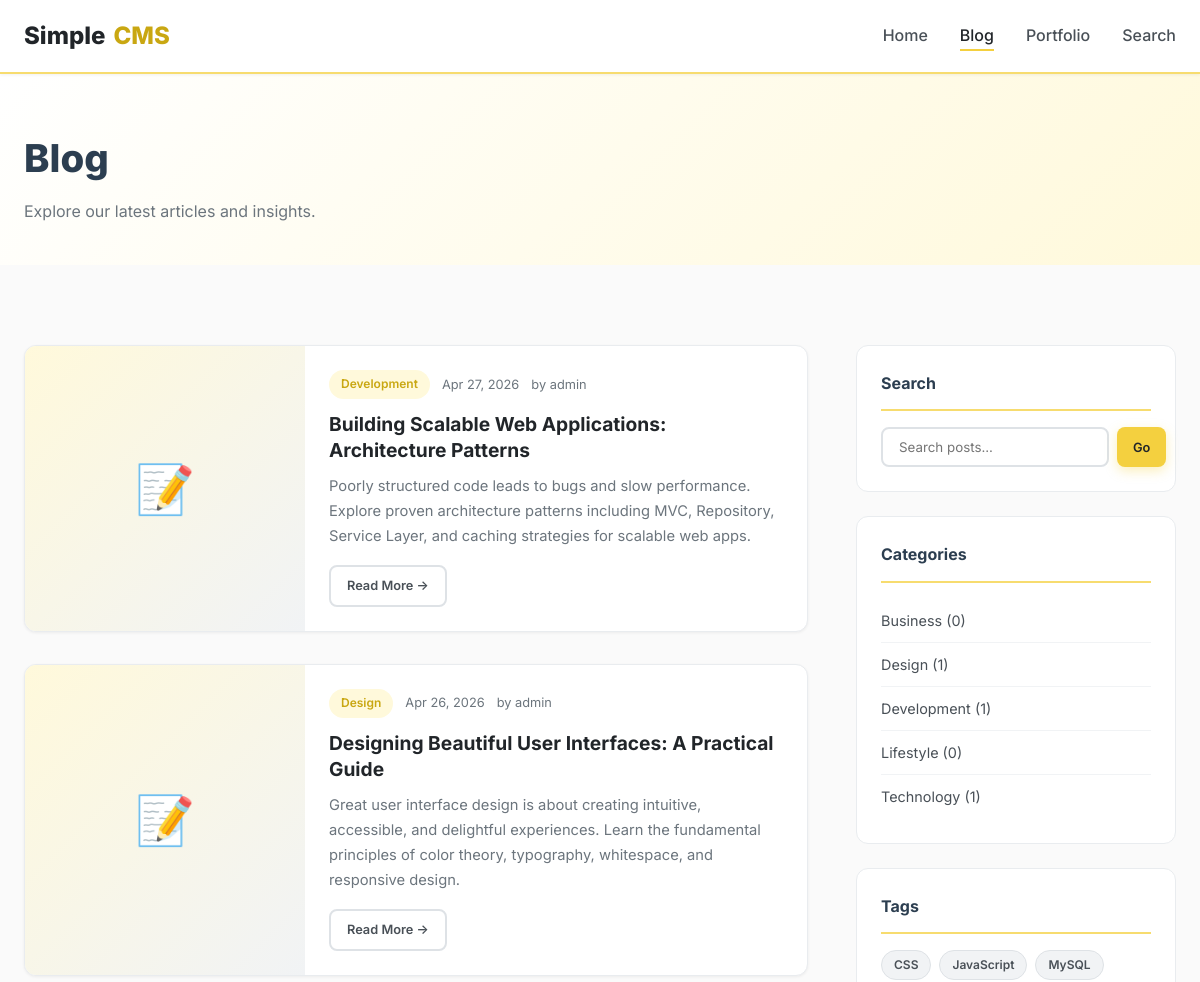
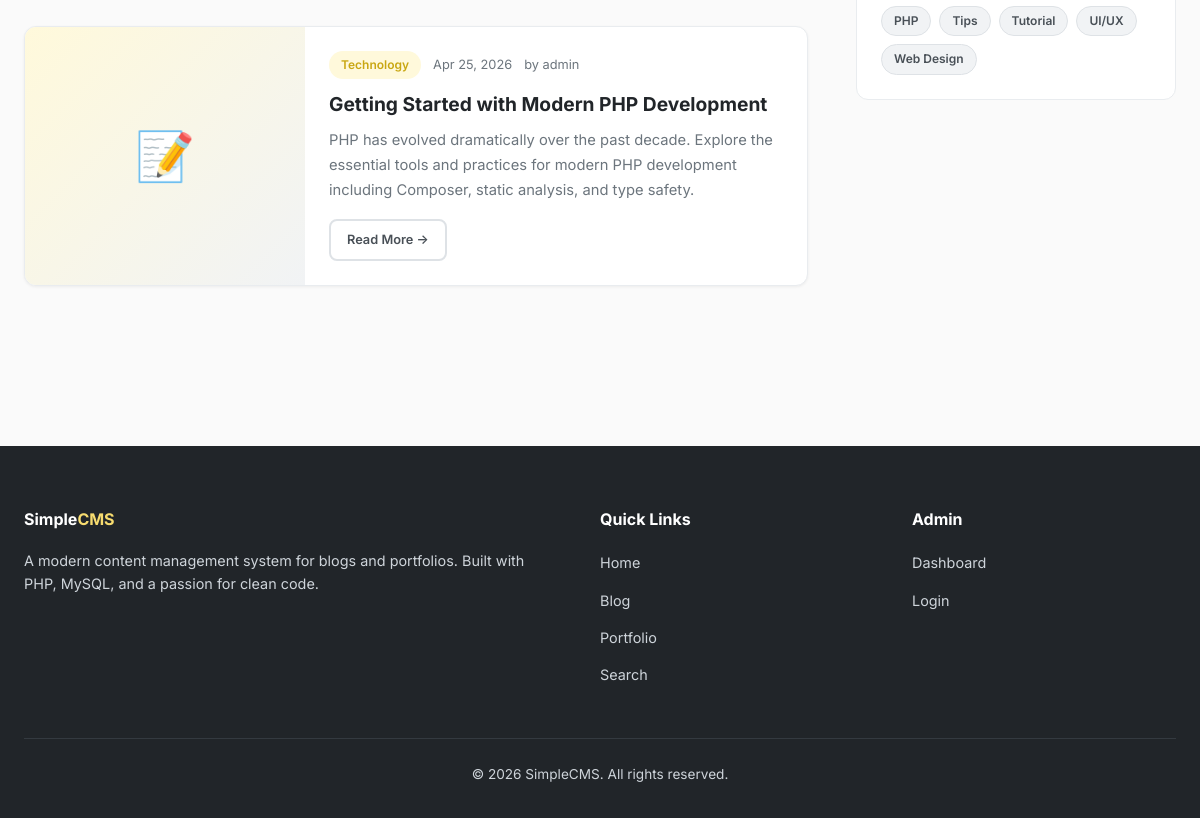
Screenshot of /blog.php with the database file from the repository (2 pictures, top to bottom).
### tables this page shows
CREATE TABLE IF NOT EXISTS `blog_posts` (
    `id` INT UNSIGNED AUTO_INCREMENT PRIMARY KEY,
    `title` VARCHAR(255) NOT NULL,
    `slug` VARCHAR(280) NOT NULL UNIQUE,
    `content` LONGTEXT NOT NULL,
    `excerpt` TEXT NULL,
    `featured_image` VARCHAR(255) NULL,
    `category_id` INT UNSIGNED NULL,
    `author_id` INT UNSIGNED NOT NULL,
    `status` ENUM('draft','published') NOT NULL DEFAULT 'draft',
    `created_at` DATETIME NOT NULL DEFAULT CURRENT_TIMESTAMP,
    `updated_at` DATETIME NOT NULL DEFAULT CURRENT_TIMESTAMP ON UPDATE CURRENT_TIMESTAMP,
    INDEX `idx_status` (`status`),
    INDEX `idx_category` (`category_id`),
    INDEX `idx_author` (`author_id`),
    INDEX `idx_created` (`created_at`),
    CONSTRAINT `fk_post_category` FOREIGN KEY (`category_id`) REFERENCES `categories`(`id`) ON DELETE SET NULL,
    CONSTRAINT `fk_post_author` FOREIGN KEY (`author_id`) REFERENCES `users`(`id`) ON DELETE CASCADE
);

CREATE TABLE IF NOT EXISTS `categories` (
    `id` INT UNSIGNED AUTO_INCREMENT PRIMARY KEY,
    `name` VARCHAR(100) NOT NULL,
    `slug` VARCHAR(120) NOT NULL UNIQUE
);

CREATE TABLE IF NOT EXISTS `users` (
    `id` INT UNSIGNED AUTO_INCREMENT PRIMARY KEY,
    `username` VARCHAR(50) NOT NULL UNIQUE,
    `password` VARCHAR(255) NOT NULL,
    `email` VARCHAR(100) NOT NULL UNIQUE,
    `created_at` DATETIME NOT NULL DEFAULT CURRENT_TIMESTAMP
);

CREATE TABLE IF NOT EXISTS `tags` (
    `id` INT UNSIGNED AUTO_INCREMENT PRIMARY KEY,
    `name` VARCHAR(100) NOT NULL,
    `slug` VARCHAR(120) NOT NULL UNIQUE
);

### includes/functions.php (called while the page is built, shortened)
<?php
function sanitize($str) {
    return htmlspecialchars($str, ENT_QUOTES, 'UTF-8');
}
function getPagination($total, $perPage, $currentPage) {
    $totalPages = max(1, ceil($total / $perPage));
    $currentPage = max(1, min($currentPage, $totalPages));
    $offset = ($currentPage - 1) * $perPage;
    return [
        'total' => $total,
        'per_page' => $perPage,
        'current_page' => $currentPage,
        'total_pages' => $totalPages,
        'offset' => $offset
    ];
}
function formatDate($date, $format = 'M j, Y') {
    return date($format, strtotime($date));
}

### blog.php (the view, shortened to what this page needs)
<?php
require_once __DIR__ . '/includes/config.php';
require_once __DIR__ . '/includes/functions.php';
$catSlug = $_GET['category'] ?? '';
$tagSlug = $_GET['tag'] ?? '';
$where = "WHERE bp.status = 'published'";
$params = [];
$types = '';
$countSql = "SELECT COUNT(*) as c FROM blog_posts bp LEFT JOIN categories c ON bp.category_id = c.id $where";
if ($types) {
    $stmt = mysqli_prepare($conn, $countSql);
    mysqli_stmt_bind_param($stmt, $types, ...$params);
    mysqli_stmt_execute($stmt);
    $total = mysqli_fetch_assoc(mysqli_stmt_get_result($stmt))['c'];
    mysqli_stmt_close($stmt);
} else {
    $total = mysqli_fetch_assoc(mysqli_query($conn, $countSql))['c'];
}
$page = max(1, intval($_GET['page'] ?? 1));
$pagination = getPagination($total, POSTS_PER_PAGE, $page);
$sql = "SELECT bp.*, c.name as category_name, c.slug as category_slug, u.username as author_name
        FROM blog_posts bp
        LEFT JOIN categories c ON bp.category_id = c.id
        LEFT JOIN users u ON bp.author_id = u.id
        $where
        ORDER BY bp.created_at DESC
        LIMIT {$pagination['per_page']} OFFSET {$pagination['offset']}";
if ($types) {
    $stmt = mysqli_prepare($conn, $sql);
    mysqli_stmt_bind_param($stmt, $types, ...$params);
    mysqli_stmt_execute($stmt);
    $posts = mysqli_stmt_get_result($stmt);
} else {
    $posts = mysqli_query($conn, $sql);
}
$categories = mysqli_query($conn, "SELECT c.*, (SELECT COUNT(*) FROM blog_posts WHERE category_id = c.id AND status='published') as post_count FROM categories c ORDER BY name");
$tags = mysqli_query($conn, "SELECT * FROM tags ORDER BY name");
require_once __DIR__ . '/includes/header.php';
?>
<section class="post-hero">
    <div class="container">
        <h1>Blog</h1>
        <p style="color:var(--text-light);margin-top:8px">
            <?php if ($catSlug): ?>Posts in category: <strong><?= sanitize($catSlug) ?></strong>
            <?php elseif ($tagSlug): ?>Posts tagged: <strong><?= sanitize($tagSlug) ?></strong>
            <?php else: ?>Explore our latest articles and insights.<?php endif; ?>
        </p>
    </div>
</section>
<section class="section">
    <div class="container">
        <div class="blog-layout">
            <div>
                <div class="card-grid" style="grid-template-columns:1fr">
                <?php while ($post = mysqli_fetch_assoc($posts)): ?>
                    <article class="card" style="display:grid;grid-template-columns:280px 1fr">
                        <?php if ($post['featured_image']): ?>
                            <img src="<?= UPLOAD_URL . $post['featured_image'] ?>" alt="<?= sanitize($post['title']) ?>" style="width:100%;height:100%;object-fit:cover">
                        <?php else: ?>
                            <div style="display:flex;align-items:center;justify-content:center;background:linear-gradient(135deg,var(--lemon-light),var(--gray-100));font-size:3rem;min-height:200px">📝</div>
                        <?php endif; ?>
                        <div class="card-body">
                            <div class="card-meta">
                                <span class="badge badge-lemon"><?= sanitize($post['category_name'] ?? 'Uncategorized') ?></span>
                                <span><?= formatDate($post['created_at']) ?></span>
                                <span>by <?= sanitize($post['author_name']) ?></span>
                            </div>
                            <h3><a href="<?= SITE_URL ?>/post.php?slug=<?= urlencode($post['slug']) ?>"><?= sanitize($post['title']) ?></a></h3>
                            <p><?= sanitize($post['excerpt'] ?: truncateText($post['content'], 200)) ?></p>
                            <a href="<?= SITE_URL ?>/post.php?slug=<?= urlencode($post['slug']) ?>" class="btn btn-outline btn-sm">Read More →</a>
                        </div>
                    </article>
                <?php endwhile; ?>
                </div>
            </div>
            <aside>
                <div class="sidebar-widget">
                    <h4>Search</h4>
                    <form action="<?= SITE_URL ?>/search.php" method="GET" class="search-form">
                        <input type="text" name="q" placeholder="Search posts..." required>
                        <button type="submit" class="btn btn-primary btn-sm">Go</button>
                    </form>
                </div>
                <div class="sidebar-widget">
                    <h4>Categories</h4>
                    <ul>
                    <?php while ($cat = mysqli_fetch_assoc($categories)): ?>
                        <li><a href="<?= SITE_URL ?>/blog.php?category=<?= urlencode($cat['slug']) ?>"><?= sanitize($cat['name']) ?> (<?= $cat['post_count'] ?>)</a></li>
                    <?php endwhile; ?>
                    </ul>
                </div>
                <div class="sidebar-widget">
                    <h4>Tags</h4>
                    <div class="tag-cloud">
                    <?php while ($tag = mysqli_fetch_assoc($tags)): ?>
                        <a href="<?= SITE_URL ?>/blog.php?tag=<?= urlencode($tag['slug']) ?>" class="badge badge-tech"><?= sanitize($tag['name']) ?></a>
                    <?php endwhile; ?>
                    </div>
                </div>
            </aside>
        </div>
    </div>
</section>
<?php require_once __DIR__ . '/includes/footer.php'; ?>

### includes/header.php (shortened to what this page needs)
<!DOCTYPE html>
<html lang="en">
<head>
    <link rel="stylesheet" href="<?= SITE_URL ?>/public/css/style.css">
</head>
<body>
<nav class="navbar">
    <div class="container">
        <a href="<?= SITE_URL ?>/" class="navbar-brand">Simple<span>CMS</span></a>
        <ul class="nav-links">
            <li><a href="<?= SITE_URL ?>/" <?= basename($_SERVER['PHP_SELF']) === 'index.php' && !isset($_GET['slug']) ? 'class="active"' : '' ?>>Home</a></li>
            <li><a href="<?= SITE_URL ?>/blog.php" <?= basename($_SERVER['PHP_SELF']) === 'blog.php' ? 'class="active"' : '' ?>>Blog</a></li>
            <li><a href="<?= SITE_URL ?>/portfolio.php" <?= basename($_SERVER['PHP_SELF']) === 'portfolio.php' ? 'class="active"' : '' ?>>Portfolio</a></li>
            <li><a href="<?= SITE_URL ?>/search.php" <?= basename($_SERVER['PHP_SELF']) === 'search.php' ? 'class="active"' : '' ?>>Search</a></li>
        </ul>
    </div>
</nav>

### includes/footer.php (shortened to what this page needs)
<footer class="site-footer">
    <div class="container">
        <div class="footer-grid">
            <div class="footer-col">
                <h4>Simple<span style="color:var(--lemon)">CMS</span></h4>
                <p style="margin-top:10px;font-size:.9rem;line-height:1.6">A modern content management system for blogs and portfolios. Built with PHP, MySQL, and a passion for clean code.</p>
            </div>
            <div class="footer-col">
                <h4>Quick Links</h4>
                <ul>
                    <li><a href="<?= SITE_URL ?>/">Home</a></li>
                    <li><a href="<?= SITE_URL ?>/blog.php">Blog</a></li>
                    <li><a href="<?= SITE_URL ?>/portfolio.php">Portfolio</a></li>
                    <li><a href="<?= SITE_URL ?>/search.php">Search</a></li>
                </ul>
            </div>
            <div class="footer-col">
                <h4>Admin</h4>
                <ul>
                    <li><a href="<?= SITE_URL ?>/admin/">Dashboard</a></li>
                    <li><a href="<?= SITE_URL ?>/admin/login.php">Login</a></li>
                </ul>
            </div>
        </div>
        <div class="footer-bottom">
            <p>&copy; <?= date('Y') ?> <?= SITE_NAME ?>. All rights reserved.</p>
        </div>
    </div>
</footer>
</body>
</html>

### rows the page displays
blog_posts: category.name "Development", created_at "Apr 27, 2026", author.username "admin", title "Building Scalable Web Applications: Architecture Patterns", excerpt "Poorly structured code leads to bugs and slow performance. Explore proven architecture patterns including MVC, Repository, Service Layer, and caching strategies for scalable web apps."
blog_posts: category.name "Design", created_at "Apr 26, 2026", author.username "admin", title "Designing Beautiful User Interfaces: A Practical Guide", excerpt "Great user interface design is about creating intuitive, accessible, and delightful experiences. Learn the fundamental principles of color theory, typography, whitespace, and responsive design."
blog_posts: category.name "Technology", created_at "Apr 25, 2026", author.username "admin", title "Getting Started with Modern PHP Development", excerpt "PHP has evolved dramatically over the past decade. Explore the essential tools and practices for modern PHP development including Composer, static analysis, and type safety."
categories: name "Business", post_count "0"
categories: name "Design", post_count "1"
categories: name "Development", post_count "1"
categories: name "Lifestyle", post_count "0"
categories: name "Technology", post_count "1"
tags: name "CSS"
tags: name "JavaScript"
tags: name "MySQL"
tags: name "PHP"
tags: name "Tips"
tags: name "Tutorial"
tags: name "UI/UX"
tags: name "Web Design"

### other values shown
SITE_NAME "SimpleCMS"
